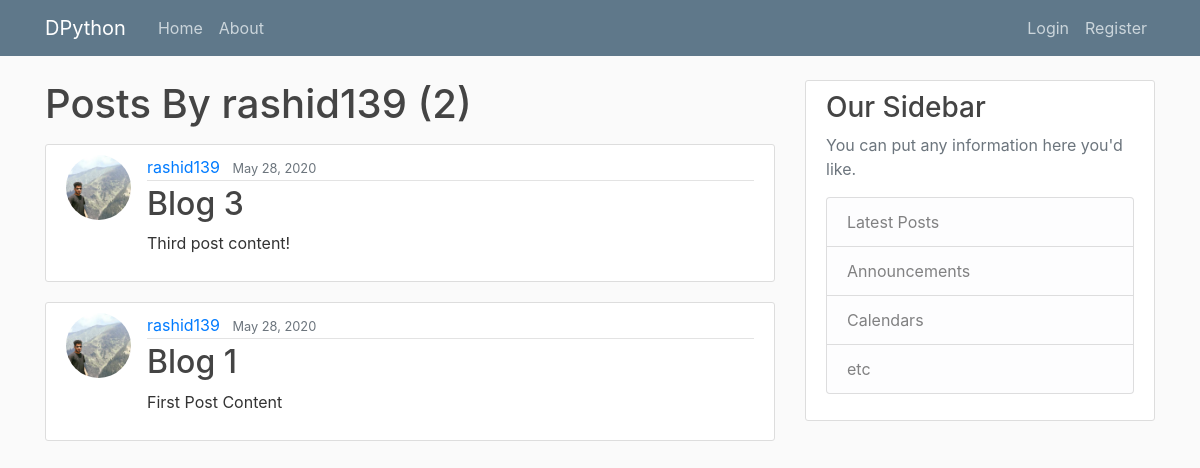
The app's page /user/rashid139/, older data.
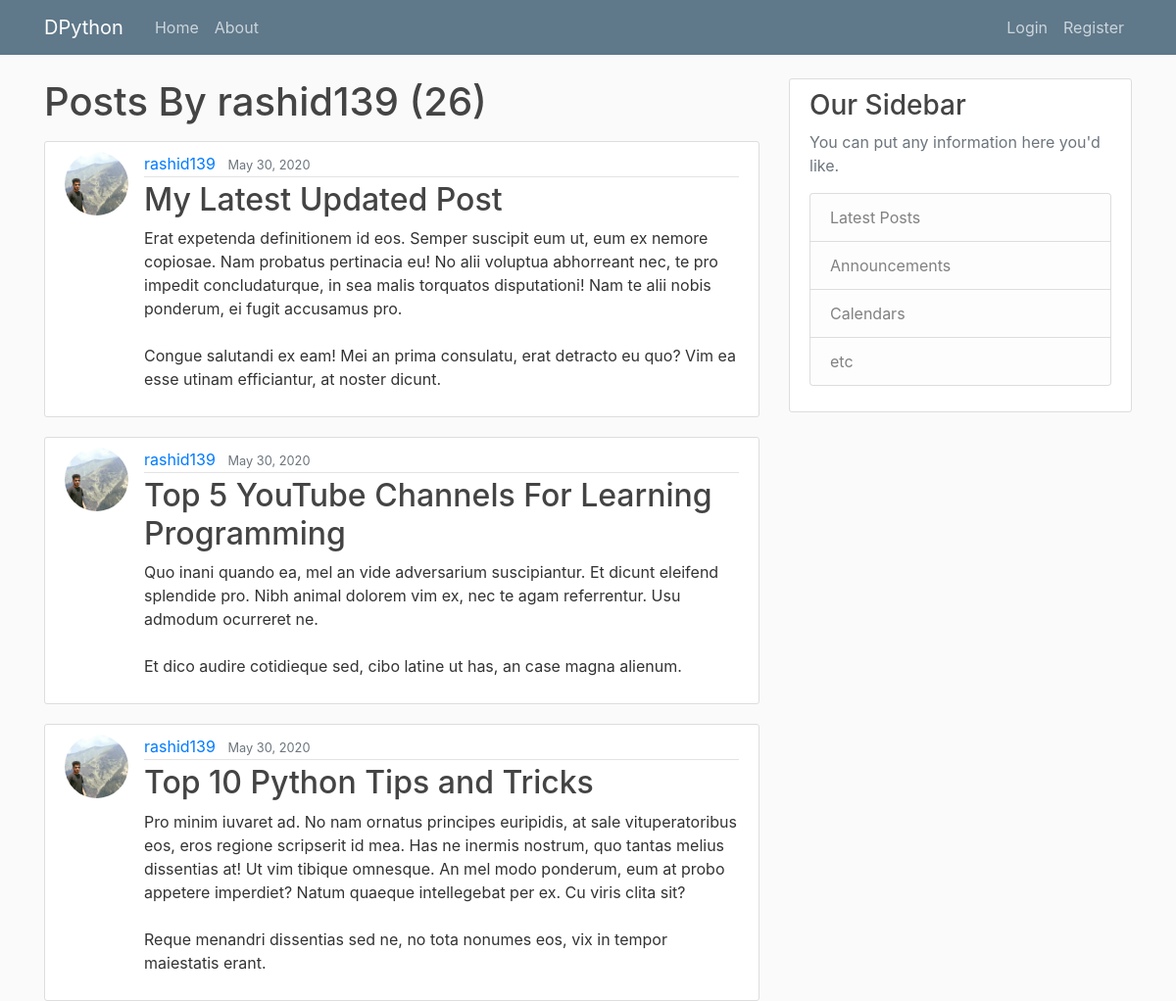
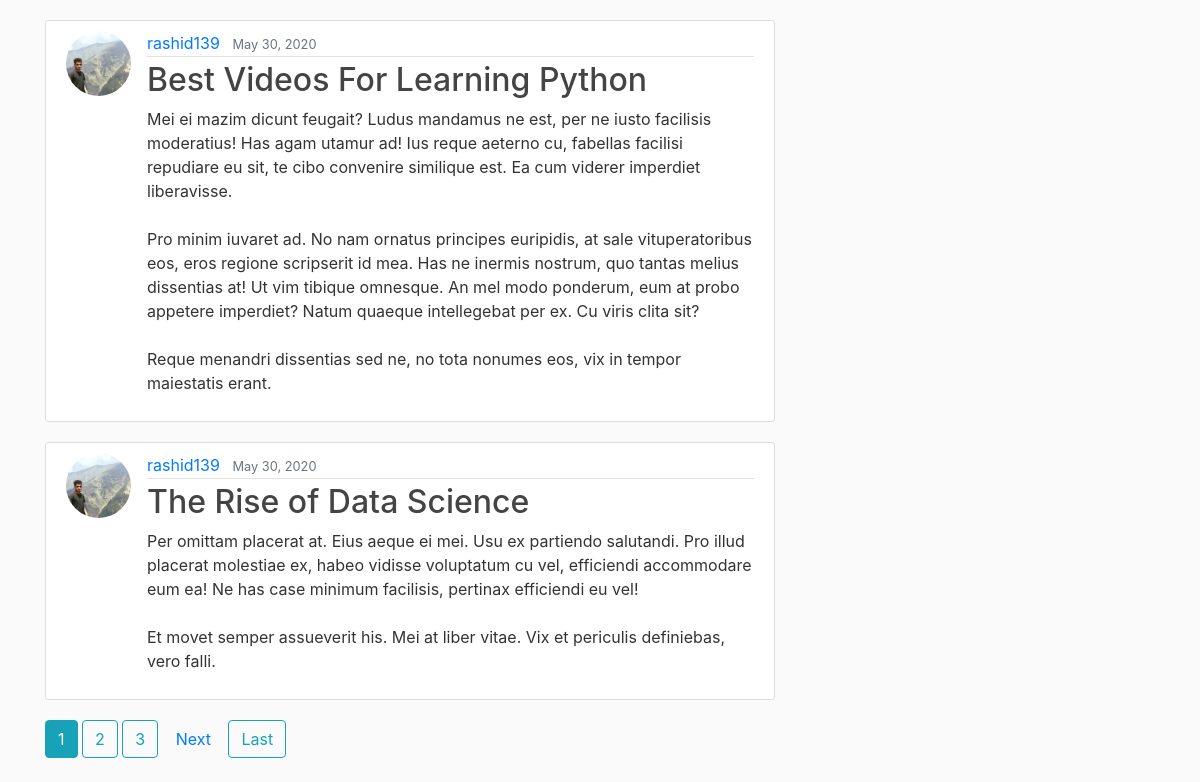
The same page, newer data (2 pictures, top to bottom).
### blog/models.py (models this page shows, shortened)
class Post(models.Model):
    title = models.CharField(max_length = 100)
    content = models.TextField()
    date_posted = models.DateTimeField(default=timezone.now)
    author = models.ForeignKey(User, on_delete=models.CASCADE)

### users/models.py (models this page shows, shortened)
class Profile(models.Model):
    user = models.OneToOneField(User, on_delete = models.CASCADE)
    image = models.ImageField(default='default.jpg', upload_to='profile_pics')

### blog/views.py (the view)
# urls.py: path('user/<str:username>/', views.UserPostListView.as_view(), name = 'user-posts'),
class UserPostListView(ListView):
    model = Post
    template_name = 'blog/user_posts.html'
    context_object_name = 'posts'
    paginate_by = 5
    def get_queryset(self):
        user = get_object_or_404(User, username=self.kwargs.get('username'))
        return Post.objects.filter(author=user).order_by('-date_posted')

### blog/templates/blog/user_posts.html (shortened to what this page needs)
{% extends 'blog/base.html' %}
{% block content %}
<h1 class="mb-3"> Posts By {{ view.kwargs.username }} ({{ page_obj.paginator.count }})</h1>
    {% for post in posts %}
    <article class="media content-section">
        <img class="rounded-circle article-img" src="{{ post.author.profile.image.url }}">
        <div class="media-body">
          <div class="article-metadata">
            <a class="mr-2" href="{% url 'user-posts'  post.author.username %}">{{ post.author }}</a>
            <small class="text-muted">{{ post.date_posted | date:"F d, Y" }}</small>
          </div>
          <h2><a class="article-title" href="{% url 'post-detail' post.id %}">{{ post.title }}</a></h2>
          <p class="article-content">{{ post.content }}</p>
        </div>
      </article>
    {% endfor %}
    {% if is_paginated %}
      {% for num in page_obj.paginator.page_range %}
          {% if page_obj.number ==  num %}
            <a class="btn btn-info mb-4" href="?page={{num}}">{{num}}</a>
          {% elif  num > page_obj.number|add:'-3' and num < page_obj.number|add:'3' %}
            <a class="btn btn-outline-info  mb-4" href="?page={{num}}">{{num}}</a>
          {% endif %}
      {% endfor %}
      {% if page_obj.has_next %}
      <a class="btn btn--outline-info mb-4" href="?page={{ page_obj.next_number }}">Next</a>
      <a class="btn btn-outline-info mb-4" href="?page={{ page_obj.paginator.num_pages}}">Last</a>
    {% endif %}
    {% endif %}
{% endblock %}}

Row changes from the older to the newer data that the page shows:
no longer on this page (row unchanged): Post: author.profile.image (picture), author "rashid139", date_posted "May 28, 2020", title "Blog 3", content "Third post content!"
no longer on this page (row unchanged): Post: author.profile.image (picture), author "rashid139", date_posted "May 28, 2020", title "Blog 1", content "First Post Content"
added Post: author.profile.image (picture), author "rashid139", date_posted "May 30, 2020", title "My Latest Updated Post", content "Erat expetenda definitionem id eos. Semper suscipit eum ut, eum ex nemore copiosae. Nam probatus pertinacia eu! No alii voluptua abhorreant nec, te pro impedit concludaturque, in sea malis torquatos disputationi! Nam te alii nobis ponderum, ei fugit accusamus pro. Congue salutandi ex eam! Mei an prima consulatu, erat detracto eu quo? Vim ea esse utinam efficiantur, at noster dicunt."
added Post: author.profile.image (picture), author "rashid139", date_posted "May 30, 2020", title "Top 5 YouTube Channels For Learning Programming", content "Quo inani quando ea, mel an vide adversarium suscipiantur. Et dicunt eleifend splendide pro. Nibh animal dolorem vim ex, nec te agam referrentur. Usu admodum ocurreret ne. Et dico audire cotidieque sed, cibo latine ut has, an case magna alienum."
added Post: author.profile.image (picture), author "rashid139", date_posted "May 30, 2020", title "Top 10 Python Tips and Tricks", content "Pro minim iuvaret ad. No nam ornatus principes euripidis, at sale vituperatoribus eos, eros regione scripserit id mea. Has ne inermis nostrum, quo tantas melius dissentias at! Ut vim tibique omnesque. An mel modo ponderum, eum at probo appetere imperdiet? Natum quaeque intellegebat per ex. Cu viris clita sit? Reque menandri dissentias sed ne, no tota nonumes eos, vix in tempor maiestatis erant."
added Post: author.profile.image (picture), author "rashid139", date_posted "May 30, 2020", title "Best Videos For Learning Python", content "Mei ei mazim dicunt feugait? Ludus mandamus ne est, per ne iusto facilisis moderatius! Has agam utamur ad! Ius reque aeterno cu, fabellas facilisi repudiare eu sit, te cibo convenire similique est. Ea cum viderer imperdiet liberavisse. Pro minim iuvaret ad. No nam ornatus principes euripidis, at sale vituperatoribus eos, eros regione scripserit id mea. Has ne inermis nostrum, quo tantas melius dissentias at! Ut vim tibique omnesque. An mel modo ponderum, eum at probo appetere imperdiet? Natum quaeque intellegebat per ex. Cu viris clita sit? Reque menandri dissentias sed ne, no tota nonumes eos, vix in tempor maiestatis erant."
added Post: author.profile.image (picture), author "rashid139", date_posted "May 30, 2020", title "The Rise of Data Science", content "Per omittam placerat at. Eius aeque ei mei. Usu ex partiendo salutandi. Pro illud placerat molestiae ex, habeo vidisse voluptatum cu vel, efficiendi accommodare eum ea! Ne has case minimum facilisis, pertinax efficiendi eu vel! Et movet semper assueverit his. Mei at liber vitae. Vix et periculis definiebas, vero falli."
Text that changed along with them:
{{ page_obj.paginator.count }}: "2" → "26"
new list line: "1"
new list line: "2"
new list line: "3"
text now shown: "Next Last"
